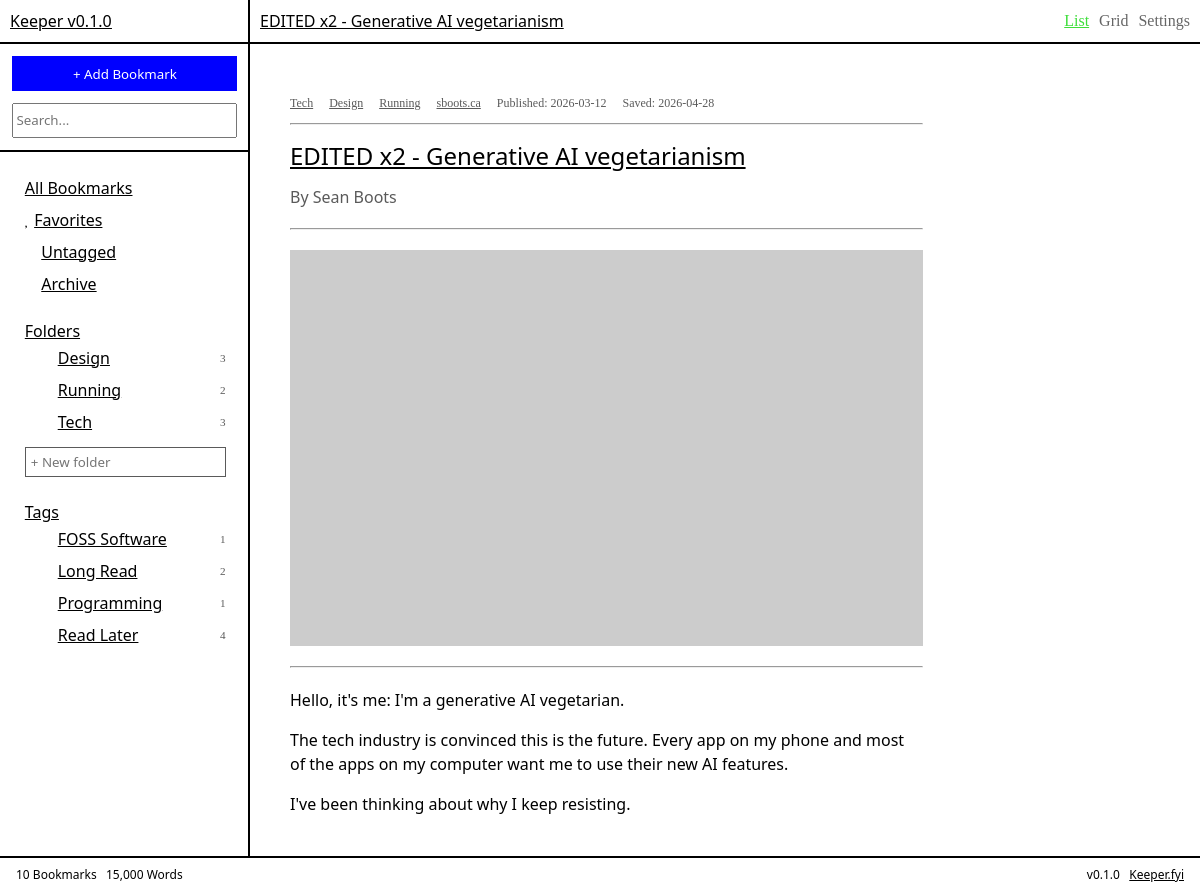
The app's page /bookmark/21 with its own data.
### tables this page shows
CREATE TABLE folders (
    id   INTEGER PRIMARY KEY AUTOINCREMENT,
    name TEXT UNIQUE NOT NULL
);

CREATE TABLE tags (
    id   INTEGER PRIMARY KEY AUTOINCREMENT,
    name TEXT UNIQUE NOT NULL
);

CREATE TABLE bookmarks (
    id            INTEGER PRIMARY KEY AUTOINCREMENT,
    url           TEXT NOT NULL,
    title         TEXT,
    description   TEXT,
    author        TEXT,
    content       TEXT,
    image_url     TEXT,
    favicon_url   TEXT,
    domain        TEXT,
    published     TEXT,
    saved_at      DATETIME DEFAULT CURRENT_TIMESTAMP,
    is_favorite   INTEGER DEFAULT 0,
    is_archived   INTEGER DEFAULT 0,
    word_count    INTEGER DEFAULT 0,
    site_name     TEXT,
    language      TEXT,
    read_time     INTEGER,
    canonical_url TEXT
, article_path TEXT);

### app.py (the view)
@app.route("/bookmark/<int:id>")
def reading(id):
    bookmark = get_bookmark(id)
    if not bookmark:
        return "Bookmark not found", 404
    folders = get_all_folders()
    tags = get_all_tags()
    return render_template("reading.html",
        bookmark=bookmark,
        folders=folders,
        tags=tags
    )

### db.py (called while the page is built)
def get_db():
    conn = sqlite3.connect("keeper.db")
    conn.row_factory = sqlite3.Row
    conn.execute("PRAGMA foreign_keys = ON")
    return conn

def get_bookmark(id):
    db = get_db()
    return db.execute("""
        SELECT b.*,
               GROUP_CONCAT(DISTINCT f.name) as folders,
               GROUP_CONCAT(DISTINCT t.name) as tags
        FROM bookmarks b
        LEFT JOIN bookmark_folders bf ON b.id = bf.bookmark_id
        LEFT JOIN folders f           ON bf.folder_id = f.id
        LEFT JOIN bookmark_tags bt    ON b.id = bt.bookmark_id
        LEFT JOIN tags t              ON bt.tag_id = t.id
        WHERE b.id = ?
        GROUP BY b.id
    """, (id,)).fetchone()

def get_all_folders():
    db = get_db()
    return db.execute("""
        SELECT f.*, COUNT(bf.bookmark_id) as bookmark_count
        FROM folders f
        LEFT JOIN bookmark_folders bf ON f.id = bf.folder_id
        LEFT JOIN bookmarks b ON bf.bookmark_id = b.id
            AND b.is_archived = 0
        GROUP BY f.id
        ORDER BY f.name ASC
    """).fetchall()

def get_all_tags():
    db = get_db()
    return db.execute("""
        SELECT t.*, COUNT(bt.bookmark_id) as bookmark_count
        FROM tags t
        LEFT JOIN bookmark_tags bt ON t.id = bt.tag_id
        LEFT JOIN bookmarks b ON bt.bookmark_id = b.id
            AND b.is_archived = 0
        GROUP BY t.id
        ORDER BY t.name ASC
    """).fetchall()

### templates/reading.html (shortened to what this page needs)
{% extends "base.html" %}
{% block topbar %}{{ bookmark['title'] }}{% endblock %}
{% block content %}
<div class="reading-view">
  <div class="reading-meta-top">
    {% if bookmark['folders'] %}
      {% for folder in bookmark['folders'].split(',') %}
        <a href="/folder/{{ folder }}" class="meta-link bookmark-folder">{{ folder }}</a>
      {% endfor %}
    {% endif %}
    <a href="{{ bookmark['url'] }}" class="meta-link bookmark-domain" target="_blank">
      {{ bookmark['domain'] }}
    </a>
    {% if bookmark['published'] %}
      <span class="bookmark-date">Published: {{ bookmark['published'] }}</span>
    {% endif %}
    <span class="bookmark-date">Saved: {{ bookmark['saved_at'] }}</span>
  </div>
  <hr>
  <h1 class="reading-title">
    <a href="{{ bookmark['url'] }}" target="_blank">{{ bookmark['title'] }}</a>
  </h1>
  {% if bookmark['author'] %}
    <p class="reading-author">By {{ bookmark['author'] }}</p>
  {% endif %}
  <hr>
  {% if bookmark['image_url'] %}
  <div class="reading-hero">
    <img src="{{ bookmark['image_url'] }}" alt="hero image" />
  </div>
  <hr>
  {% endif %}
  <div class="reading-body">
    {% if bookmark['content'] %}
      {% for paragraph in bookmark['content'].split('\n\n') %}
        <p>{{ paragraph }}</p>
      {% endfor %}
    {% else %}
      <p class="reading-placeholder">
        No article content saved.
        <a href="{{ bookmark['url'] }}" target="_blank">Read on {{ bookmark['domain'] }}</a>
      </p>
    {% endif %}
  </div>
</div>
{% endblock %}

### templates/base.html (shortened to what this page needs)
<!doctype html>
<html lang="en">
  <head>
    <link rel="stylesheet" href="{{ url_for('static', filename='style.css') }}" />
  </head>
  <body>
    <div class="app">
      <div class="app-body">
        <div class="sidebar">
          <div class="sidebar-header"><a href="/">Keeper v0.1.0</a></div>
          <div class="function-box">
  <div id="add-bookmark-container">
    <button class="button" id="add-bookmark-btn" onclick="showAddForm()">
      + Add Bookmark
    </button>
  </div>
  <input
    class="search"
    type="search"
    name="q"
    placeholder="Search..."
    hx-get="/"
    hx-trigger="input delay:300ms"
    hx-target="#bookmark-list"
    hx-swap="innerHTML"
  />
</div>
          <div class="links">
            <ul class="main-links">
              <li>
                <a href="/"
                  hx-get="/"
                  hx-target="#bookmark-list"
                  hx-swap="innerHTML"
                  hx-push-url="true">All Bookmarks</a>
              </li>
              <li><span class="link-icon"></span>
                <a href="/favorites"
                  hx-get="/favorites"
                  hx-target="#bookmark-list"
                  hx-swap="innerHTML"
                  hx-push-url="true">Favorites
                </a>
              </li>
              <li><span class="link-icon">󱈠</span>
                <a href="/untagged"
                  hx-get="/untagged"
                  hx-target="#bookmark-list"
                  hx-swap="innerHTML"
                  hx-push-url="true">Untagged
                </a>
              </li>
              <li><span class="link-icon">󰀼</span>
                <a href="/archived"
                  hx-get="/archived"
                  hx-target="#bookmark-list"
                  hx-swap="innerHTML"
                  hx-push-url="true">Archive
                </a>
              </li>
            </ul>
          </div>
          <div class="links">
            <div class="link-title">Folders</div>
            {% include "partials/folder_list.html" %}
            <form hx-post="/folders"
                  hx-target="#folder-list"
                  hx-swap="outerHTML"
                  hx-on::after-request="this.reset()">
              <input class="sidebar-inline-input" type="text" name="name" placeholder="+ New folder" />
            </form>
          </div>
          <div class="links">
            <div class="link-title">Tags</div>
            <ul class="tag-links">
              {% for tag in tags %}
              <li>
                <span class="link-arrow">󰘍</span>
                <span class="link-icon">󰓹</span>
                <a href="/tag/{{ tag['name'] }}"
                    hx-get="/tag/{{ tag['name'] }}"
                    hx-target="#bookmark-list"
                    hx-swap="innerHTML"
                    hx-push-url="true">{{ tag['name'] }}</a>
                  <span class="link-count">{{ tag['bookmark_count'] }}</span>
                </li>
                {% endfor %}
            </ul>
          </div>
        </div>
        <main class="content">
          <div class="top-bar">
            <span class="top-bar-title">{% block topbar %}All Bookmarks{% endblock %}</span>
            <div class="top-bar-icons">
              <div hx-get="/"
                  hx-target="#bookmark-list"
                  hx-swap="innerHTML"
                  hx-push-url="true"
                  title="List View"
                  onclick="setActiveView(this)"
                  class="active">List</div>
                  <div hx-get="/grid"
                  hx-target="#bookmark-list"
                  hx-swap="innerHTML"
                  hx-push-url="true"
                  title="Grid View"
                  onclick="setActiveView(this)">Grid</div>
              <div title="Settings">Settings</div>
            </div>
          </div>
          <div class="bookmark-list" id="bookmark-list">
            {% block content %}
            {% endblock %}
          </div>
        </main>
      </div>
      <footer class="status-bar">
        <span>10 Bookmarks &nbsp; 15,000 Words</span>
        <span>v0.1.0 &nbsp; <a href="https://keeper.fyi">Keeper.fyi</a></span>
      </footer>
    </div>
  </body>
</html>

### templates/partials/folder_list.html
<ul class="folder-links" id="folder-list">
  {% for folder in folders %}
  <li>
    <span class="link-arrow">󰘍</span>
    <span class="link-icon"></span>
    <a href="/folder/{{ folder['name'] }}"
       hx-get="/folder/{{ folder['name'] }}"
       hx-target="#bookmark-list"
       hx-swap="innerHTML"
       hx-push-url="true">{{ folder['name'] }}</a>
    <span class="link-count">{{ folder['bookmark_count'] }}</span>
  </li>
  {% endfor %}
</ul>

### static/style.css (style rules this page uses)
* { box-sizing: border-box; margin: 0; }
:root { --keeper-blue: blue; --keeper-orange: #fb4402; --keeper-yellow: #e1fb8d; --keeper-green: #3dde3a; --keeper-purple: #2f0e68; --keeper-grey: #5a5a5a; font-size: 12pt; }
body { font-family: "Berkeley", system-ui, monospace; }
a { color: black; }
.app { display: flex; flex-direction: column; height: 100vh; }
.app-body { display: flex; flex: 1; overflow: hidden; }
.sidebar { width: 250px; flex-shrink: 0; border-right: 2px solid black; }
.sidebar-header { border-bottom: 2px solid black; padding: 10px; text-decoration: underline; }
.function-box { border-bottom: 2px solid black; padding: 5%; }
.button { width: 225px; height: 35px; background-color: var(--keeper-blue); color: white; font-family: inherit; appearance: none; border: none; cursor: pointer; margin-bottom: 5%; }
.search { width: 225px; height: 35px; color: black; cursor: pointer; font-family: inherit; }
.links { margin-top: 10%; margin-left: 10%; margin-bottom: 20px; }
.main-links, .folder-links, .tag-links { list-style: none; padding: 0; margin: 0; }
.links li { margin-bottom: 10px; display: flex; align-items: center; gap: 4px; cursor: pointer; }
.link-title { text-decoration: underline; margin-bottom: 5px; }
.link-arrow { color: black; font-family: "Commit Mono"; }
.link-icon { font-family: "Commit Mono"; }
.link-count { font-size: 0.7rem; color: var(--keeper-grey); font-family: "Commit Mono"; margin-left: auto; padding-right: 10%; }
.sidebar-inline-input { width: 90%; font-family: inherit; border: 1px solid var(--keeper-grey); padding: 5px; margin-top: 4px; margin-right: 5px; outline: none; }
.content { flex: 1; display: flex; flex-direction: column; overflow: hidden; }
.top-bar { flex-shrink: 0; display: flex; align-items: center; justify-content: space-between; padding: 10px; border-bottom: 2px solid black; }
.top-bar-title { font-size: 1em; text-decoration: underline; }
.top-bar-icons { display: flex; align-items: center; gap: 10px; font-family: "Commit Mono"; }
.top-bar-icons div { cursor: pointer; opacity: 0.6; }
.top-bar-icons div.active { opacity: 1; color: var(--keeper-green); text-decoration: underline; }
.bookmark-list { flex: 1; overflow-y: auto; }
.meta-link { position: relative; z-index: 1; text-decoration: underline; color: var(--keeper-grey); }
.reading-view { max-width: 75%; padding: 40px; display: flex; flex-direction: column; }
.reading-meta-top { display: flex; align-items: center; gap: 16px; font-size: 0.75rem; color: var(--keeper-grey); font-family: "Commit Mono"; padding: 12px 0; }
.reading-title { font-size: 1.5rem; font-weight: normal; line-height: 1.3; padding: 15px 0 15px 0; }
.reading-title a { color: inherit; text-decoration: underline; }
.reading-author { color: var(--keeper-grey); padding-bottom: 20px; }
.reading-hero { padding: 20px 0; display: flex; flex-direction: column; gap: 8px; }
.reading-hero img { width: 100%; height: auto; display: block; }
.reading-body { padding-top: 20px; display: flex; flex-direction: column; gap: 16px; }
.reading-body p { line-height: 1.5; }
.status-bar { flex-shrink: 0; width: 100%; border-top: 2px solid black; padding: 8px 16px; display: flex; justify-content: space-between; font-size: 0.75rem; }

### records on screen
folders: name "Design", bookmark_count "3"
folders: name "Running", bookmark_count "2"
folders: name "Tech", bookmark_count "3"
tags: name "FOSS Software", bookmark_count "1"
tags: name "Long Read", bookmark_count "2"
tags: name "Programming", bookmark_count "1"
tags: name "Read Later", bookmark_count "4"
bookmarks: title "EDITED x2 - Generative AI vegetarianism", domain "sboots.ca", published "2026-03-12", saved_at "2026-04-28", author "Sean Boots"

### other values on screen
{{ folder }} "Tech" "Design" "Running"
{{ paragraph }} "Hello, it's me: I'm a generative AI vegetarian." "The tech industry is convinced this is the future. Every app on my phone and most of the apps on my computer want me to use their new AI features." "I've been thinking about why I keep resisting."
